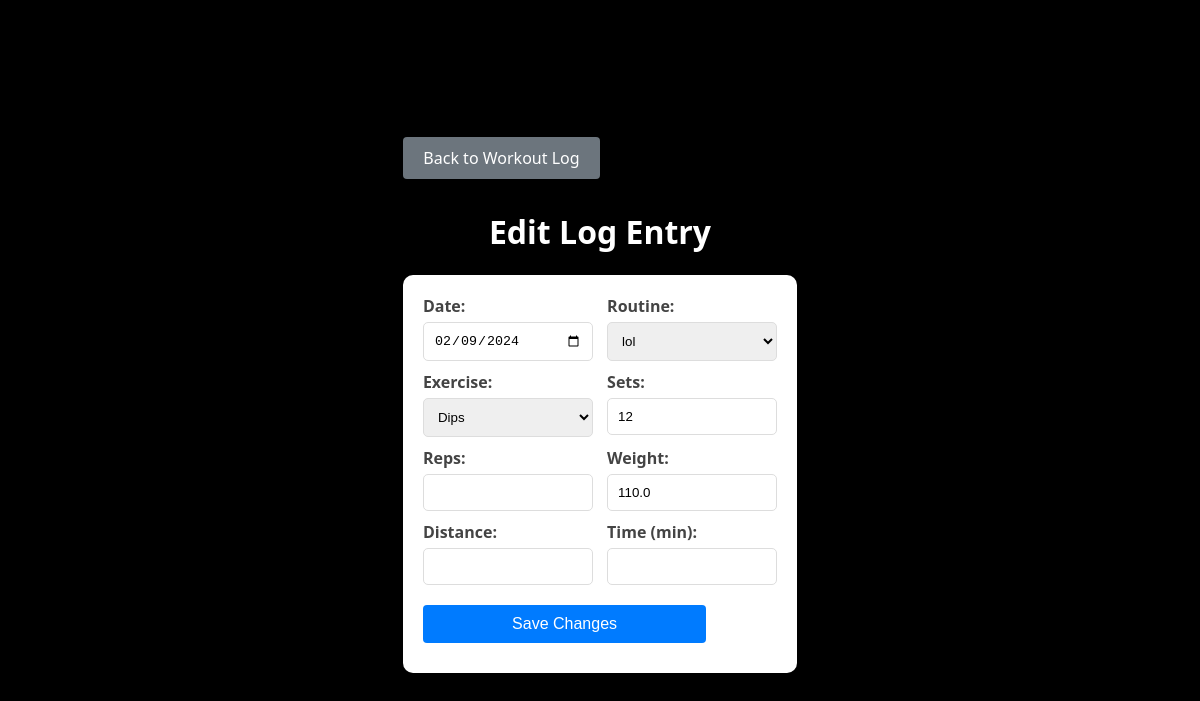
Screenshot of /edit_log/3 (signed in) with the database file from the repository.
### app.py (models this page shows)
class Logs(db.Model):
    log_id = db.Column(db.Integer, primary_key=True)
    user_id = db.Column(db.Integer, db.ForeignKey('users.user_id'), nullable=False)
    routine_id = db.Column(db.Integer, db.ForeignKey('routines.routine_id'), nullable=False)
    exercise_id = db.Column(db.Integer, db.ForeignKey('exercises.exercise_id'), nullable=False)
    sets = db.Column(db.Integer)
    reps = db.Column(db.Integer)
    weight = db.Column(db.Float)
    distance = db.Column(db.Float)
    time = db.Column(db.Float)
    date = db.Column(db.Date)
    routine = db.relationship('Routines', backref='logs', lazy=True)
    exercise = db.relationship('Exercises', backref='logs', lazy=True)

class Exercises(db.Model):
    exercise_id = db.Column(db.Integer, primary_key=True)
    exercise_name = db.Column(db.String(255), nullable=False)
    user_id = db.Column(db.Integer, db.ForeignKey('users.user_id'))  # Link to a user

### app.py (the view, shortened to what this page needs)
@app.route('/edit_log/<int:log_id>', methods=['GET', 'POST'])
def edit_log(log_id):
    session['previous_url'] = url_for('workout_log')
    if 'user_id' not in session:
        return redirect('/login')
    log_entry = Logs.query.get_or_404(log_id)
    routines = Routines.query.filter_by(user_id=session['user_id']).all()
    exercises = Exercises.query.all()
    return render_template('edit_log.html', log_entry=log_entry, routines=routines, exercises=exercises)

### templates/edit_log.html (shortened to what this page needs)
<!DOCTYPE html>
<html lang="en">
<head>
    <link rel="stylesheet" href="{{ url_for('static', filename='styles.css') }}">
</head>
<body>
    <div class="container">
        <a href="{{ url_for('workout_log') }}" class="btn btn-secondary">Back to Workout Log</a>
        <h1>Edit Log Entry</h1>
        <div class="form-container">
            <form method="POST" action="/edit_log/{{ log_entry.log_id }}">
                <div class="row">
                    <div class="form-group">
                        <label for="date">Date:</label>
                        <input type="date" id="date" name="date" value="{{ log_entry.date }}" required>
                    </div>
                    <div class="form-group">
                        <label for="routine">Routine:</label>
                        <select id="routine" name="routine" required>
                            {% for routine in routines %}
                            <option value="{{ routine.routine_id }}" {% if log_entry.routine_id == routine.routine_id %}selected{% endif %}>{{ routine.routine_name }}</option>
                            {% endfor %}
                        </select>
                    </div>
                </div>
                <div class="row">
                    <div class="form-group">
                        <label for="exercise">Exercise:</label>
                        <select id="exercise" name="exercise" required>
                            {% for exercise in exercises %}
                            <option value="{{ exercise.exercise_id }}" {% if log_entry.exercise_id == exercise.exercise_id %}selected{% endif %}>{{ exercise.exercise_name }}</option>
                            {% endfor %}
                        </select>
                    </div>
                    <div class="form-group">
                        <label for="sets">Sets:</label>
                        <input type="number" id="sets" name="sets" value="{{ log_entry.sets }}" required>
                    </div>
                </div>
                <div class = row>
                    <div class="form-group">
                        <label for="reps">Reps:</label>
                        <input type="number" id="reps" name="reps" value="{{ log_entry.reps }}" required>
                    </div>
                    <div class="form-group">
                        <label for="weight">Weight:</label>
                        <input type="number" id="weight" name="weight" value="{{ log_entry.weight }}">
                    </div>
                </div>
                <div class="row">
                    <div class="form-group">
                        <label for="distance">Distance:</label>
                        <input type="number" id="distance" name="distance" value="{{ log_entry.distance }}">
                    </div>
                    <div class="form-group">
                        <label for="time">Time (min):</label>
                        <input type="number" id="time" name="time" value="{{ log_entry.time }}">
                    </div>
                </div>
                <div style="margin-right: -200">
                    <button type="submit" class="btn">Save Changes</button>
                </div>
            </form>
        </div>
    </div>
</body>
</html>

### static/styles.css (style rules this page uses)
body, html { font-family: 'Segoe UI', Tahoma, Geneva, Verdana, sans-serif; background-color: black; margin: 0; padding: 0; display: flex; flex-direction: column; align-items: center; justify-content: center; min-height: 100vh; }
.container { width: 90%; max-width: 800px; margin-top: 20px; }
h1 { text-align: center; color: white; }
.form-container { background-color: white; padding: 20px; border-radius: 10px; box-shadow: 0 6px 12px rgba(0, 0, 0, 0.1); margin: 20px 0; display: flex; flex-wrap: wrap; justify-content: space-between; }
.row { display: flex; justify-content: space-between; }
.form-group { flex-basis: 48%; flex-direction: column; }
label { display: block; margin-bottom: 5px; font-weight: bold; color: #444; }
input, select { width: 100%; box-sizing: border-box; outline: none; }
input[type="text"], input[type="number"], input[type="date"], input[type="email"], input[type="password"], select { width: 100%; padding: 10px; margin-bottom: 10px; border-radius: 5px; border: 1px solid #ddd; box-sizing: border-box; }
.btn, .nav-button, .btn-secondary, .signup-btn, .back-btn, .btn-danger { width: 80%; padding: 10px 15px; background-color: #5cb85c; color: white; border: none; border-radius: 4px; cursor: pointer; text-align: center; font-size: 16px; text-decoration: none; display: inline-block; margin-top: 10px; margin-bottom: 10px; box-sizing: border-box; transition: background-color 0.3s ease; }
.btn, .nav-button { background-color: #007bff; color: white; }
.btn-secondary { background-color: #6c757d; color: white; width: 50%; }

### rows the page displays
Logs: date "02/09/2024", exercise "Dips", sets "12", weight "110.0"

### other values shown
form field routine "lol"
